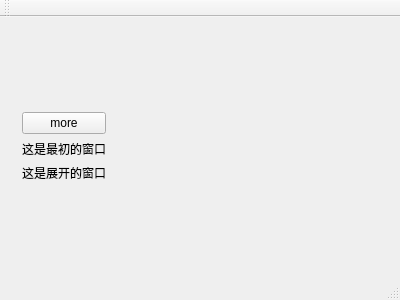
<?xml version="1.0" encoding="UTF-8"?>
<ui version="4.0">
 <class>MainWindow</class>
 <widget class="QMainWindow" name="MainWindow">
  <property name="geometry">
   <rect>
    <x>0</x>
    <y>0</y>
    <width>400</width>
    <height>300</height>
   </rect>
  </property>
  <property name="sizePolicy">
   <sizepolicy hsizetype="Fixed" vsizetype="Fixed">
    <horstretch>0</horstretch>
    <verstretch>0</verstretch>
   </sizepolicy>
  </property>
  <property name="windowTitle">
   <string>MainWindow</string>
  </property>
  <widget class="QWidget" name="centralWidget">
   <layout class="QVBoxLayout" name="verticalLayout_2">
    <item>
     <widget class="QWidget" name="widget" native="true">
      <property name="sizePolicy">
       <sizepolicy hsizetype="Preferred" vsizetype="Preferred">
        <horstretch>0</horstretch>
        <verstretch>0</verstretch>
       </sizepolicy>
      </property>
      <property name="minimumSize">
       <size>
        <width>200</width>
        <height>200</height>
       </size>
      </property>
      <property name="maximumSize">
       <size>
        <width>200</width>
        <height>200</height>
       </size>
      </property>
      <layout class="QVBoxLayout" name="verticalLayout">
       <property name="sizeConstraint">
        <enum>QLayout::SetFixedSize</enum>
       </property>
       <item>
        <widget class="QPushButton" name="pushButton">
         <property name="text">
          <string>more</string>
         </property>
        </widget>
       </item>
       <item>
        <widget class="QLabel" name="label">
         <property name="text">
          <string>这是最初的窗口</string>
         </property>
        </widget>
       </item>
       <item>
        <widget class="QLabel" name="label_2">
         <property name="text">
          <string>这是展开的窗口</string>
         </property>
        </widget>
       </item>
      </layout>
     </widget>
    </item>
   </layout>
  </widget>
  <widget class="QMenuBar" name="menuBar">
   <property name="geometry">
    <rect>
     <x>0</x>
     <y>0</y>
     <width>400</width>
     <height>23</height>
    </rect>
   </property>
  </widget>
  <widget class="QToolBar" name="mainToolBar">
   <attribute name="toolBarArea">
    <enum>TopToolBarArea</enum>
   </attribute>
   <attribute name="toolBarBreak">
    <bool>false</bool>
   </attribute>
  </widget>
  <widget class="QStatusBar" name="statusBar"/>
 </widget>
 <layoutdefault spacing="6" margin="11"/>
 <resources/>
 <connections/>
</ui>
